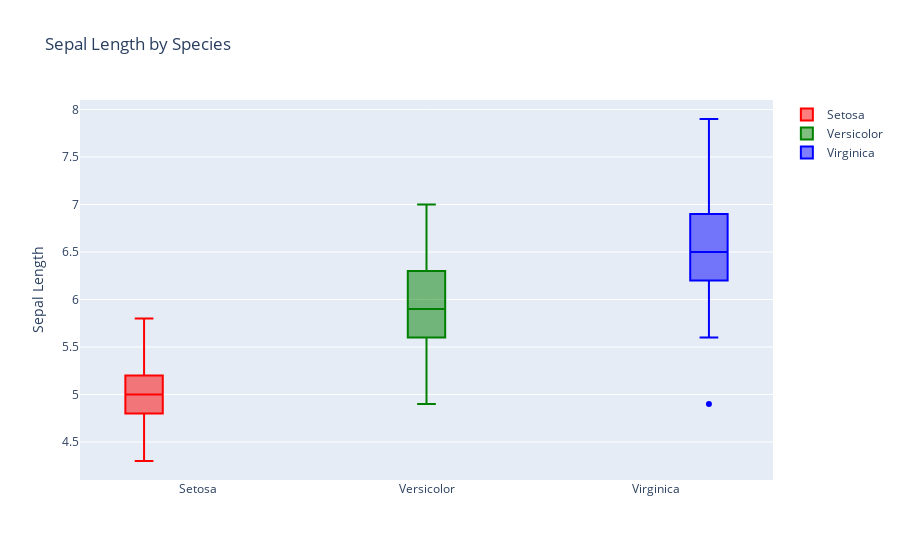

Notebook cell for this chart:
### Code cell
# Crear una figura
fig = go.Figure()
# Agregar los boxplots para cada especie
fig.add_trace(go.Box(y=setosa_sepal_length, name='Setosa', marker_color='red'))
fig.add_trace(go.Box(y=versicolor_sepal_length, name='Versicolor', marker_color='green'))
fig.add_trace(go.Box(y=virginica_sepal_length, name='Virginica', marker_color='blue'))

# Agregar títulos y etiquetas
fig.update_layout(
   title='Sepal Length by Species',
   yaxis_title='Sepal Length',
   boxmode='group'  # Agrupar juntas las cajas de los diferentes trazos para cada categoría
)

### Figure 1 — Plotly figure (JSON) as saved in the notebook; plotly's stock layout.template omitted (floating-point values rounded to 4 significant figures)
{"data": [{"marker": {"color": "red"}, "name": "Setosa", "type": "box", "y": [5.1, 4.9, 4.7, 4.6, 5.0, 5.4, 4.6, 5.0, 4.4, 4.9, 5.4, 4.8, 4.8, 4.3, 5.8, 5.7, 5.4, 5.1, 5.7, 5.1, 5.4, 5.1, 4.6, 5.1, 4.8, 5.0, 5.0, 5.2, 5.2, 4.7, 4.8, 5.4, 5.2, 5.5, 4.9, 5.0, 5.5, 4.9, 4.4, 5.1, 5.0, 4.5, 4.4, 5.0, 5.1, 4.8, 5.1, 4.6, 5.3, 5.0]}, {"marker": {"color": "green"}, "name": "Versicolor", "type": "box", "y": [7.0, 6.4, 6.9, 5.5, 6.5, 5.7, 6.3, 4.9, 6.6, 5.2, 5.0, 5.9, 6.0, 6.1, 5.6, 6.7, 5.6, 5.8, 6.2, 5.6, 5.9, 6.1, 6.3, 6.1, 6.4, 6.6, 6.8, 6.7, 6.0, 5.7, 5.5, 5.5, 5.8, 6.0, 5.4, 6.0, 6.7, 6.3, 5.6, 5.5, 5.5, 6.1, 5.8, 5.0, 5.6, 5.7, 5.7, 6.2, 5.1, 5.7]}, {"marker": {"color": "blue"}, "name": "Virginica", "type": "box", "y": [6.3, 5.8, 7.1, 6.3, 6.5, 7.6, 4.9, 7.3, 6.7, 7.2, 6.5, 6.4, 6.8, 5.7, 5.8, 6.4, 6.5, 7.7, 7.7, 6.0, 6.9, 5.6, 7.7, 6.3, 6.7, 7.2, 6.2, 6.1, 6.4, 7.2, 7.4, 7.9, 6.4, 6.3, 6.1, 7.7, 6.3, 6.4, 6.0, 6.9, 6.7, 6.9, 5.8, 6.8, 6.7, 6.7, 6.3, 6.5, 6.2, 5.9]}], "layout": {"boxmode": "group", "title": {"text": "Sepal Length by Species"}, "yaxis": {"title": {"text": "Sepal Length"}}}}
